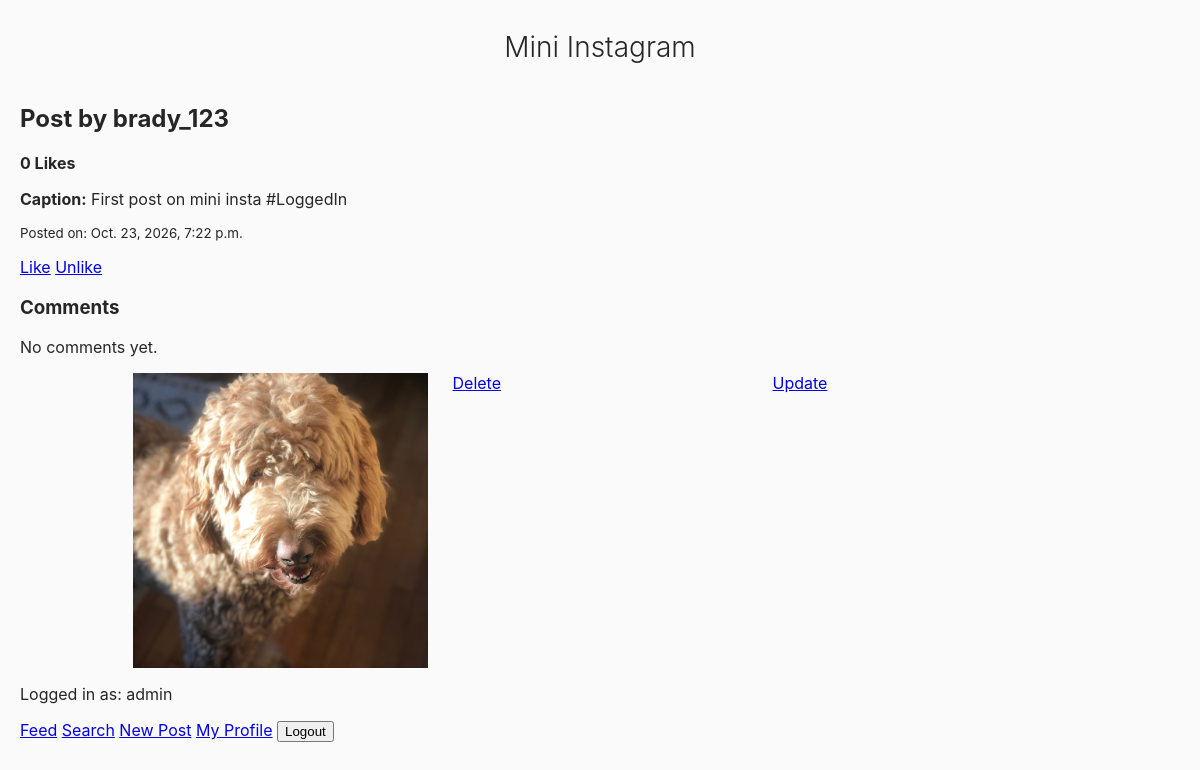
The page /mini_insta/post/4 (signed in) on the database its author committed.
### mini_insta/models.py (models this page shows, shortened)
class Post(models.Model):
    profile = models.ForeignKey(Profile, on_delete=models.CASCADE)
    caption = models.TextField(blank=False)
    timestamp = models.DateTimeField(auto_now=True)
    def get_all_photos(self):
        photos = Photo.objects.filter(post=self)
        return photos
    def get_all_comments(self):
        return Comment.objects.filter(post=self).order_by('timestamp')
    def get_likes(self):
        return Like.objects.filter(post=self)

class Profile(models.Model):
    username = models.TextField(blank=True)
    display_name = models.TextField(blank=True)
    profile_image_url = models.URLField(blank=True)
    bio_text = models.TextField(blank=True)
    join_date = models.DateTimeField(auto_now=True)
    user = models.ForeignKey(User, on_delete=models.CASCADE)

class Photo(models.Model):
    post = models.ForeignKey(Post, on_delete=models.CASCADE)
    image_url = models.URLField(blank=True)
    timestamp = models.DateTimeField(auto_now=True)
    image_file = models.ImageField(blank=True)
    timestamp = models.DateTimeField(auto_now=True)
    def get_image_url(self):
         if self.image_url:
              return self.image_url
         elif self.image_file:
              return self.image_file.url
         return None

### mini_insta/views.py (the view)
# urls.py: path('post/<int:pk>', PostDetailView.as_view(), name='post_detail'),
class PostDetailView(DetailView):
    model = Post
    template_name = "mini_insta/show_post.html"
    context_object_name = "post"

### mini_insta/templates/mini_insta/show_post.html
{% extends 'mini_insta/base.html' %}
{% block content %}
<div class="post-info">
    <h2>Post by {{ post.profile.username }}</h2>
    <p><strong>{{ post.get_likes.count }} Likes</strong></p>
    <p><strong>Caption:</strong> {{ post.caption }}</p>
    <p><small>Posted on: {{ post.timestamp }}</small></p>
    {% if request.user.is_authenticated and request.user != post.profile.user %}
    <div >
        <a href="{% url 'like' post.pk %}">Like</a>
        <a href="{% url 'delete_like' post.pk %}">Unlike</a>
    </div>
{% endif %}
    <div>
        <h3>Comments</h3>
        {% for comment in post.get_all_comments %}
            <div>
                <strong><a href="{% url 'profile' comment.profile.pk %}">{{ comment.profile.username }}</a></strong>:
                {{ comment.text }}
                <br>
                <small>{{ comment.timestamp }}</small>
            </div>
        {% empty %}
            <p>No comments yet.</p>
        {% endfor %}
    </div>
</div>
<main class="grid-container">
    {% for photo in post.get_all_photos %}
        <div>
            <img src="{{ photo.get_image_url }}" alt="Image for post {{ post.pk }}">
        </div>
    {% empty %}
        <div>
            <img src="https://via.placeholder.com/300?text=No+Image" alt="No image available">
        </div>
    {% endfor %}
    <a href="{% url 'delete_post' post.pk %}">Delete</a>
    <a href="{% url 'update_post' post.pk %}">Update</a>
</main>
{% endblock %}

### mini_insta/templates/mini_insta/base.html (shortened to what this page needs)
{% load static %}
<html>
    <head>
        <link rel="stylesheet" href="{% static 'mini_insta_style.css' %}">
    </head>
    <body>
        <header>
            <h1>Mini Instagram</h1>
        </header>
    {% block content %}
    {% endblock %}
    <footer>
        {% if request.user.is_authenticated %}
        <p>Logged in as: {{ request.user.username }}</p>
        <a href="{% url 'show_feed' %}">Feed</a>
        <a href="{% url 'search' %}">Search</a>
        <a href="{% url 'create_post' %}">New Post</a>
        <a href="{% url 'profile' %}">My Profile</a>
        <form action="{% url 'logout' %}" method="POST" style="display: inline;">
        <button type="submit">Logout</button>
        </form>
        {% else %}
        <p>Not logged in</p>
        <a href="{% url 'show_all' %}">Home</a>
        <a href="{% url 'login' %}">Log In</a>
        <a href="{% url 'create_profile' %}">Register</a>
        {% endif %}
    </footer>
    </body>
</html>

### static/mini_insta_style.css (style rules this page uses)
body { font-family: -apple-system, BlinkMacSystemFont, "Segoe UI", Roboto, Helvetica, Arial, sans-serif; background-color: #fafafa; color: #262626; margin: 0; padding: 30px 20px; }
h1 { text-align: center; font-weight: 300; margin-bottom: 40px; font-size: 28px; }
.grid-container { display: grid; grid-template-columns: repeat(auto-fill, minmax(220px, 1fr)); gap: 25px; max-width: 935px; margin: 0 auto; }
.grid-container img { width: 100%; aspect-ratio: 1 / 1; object-fit: cover; display: block; }

### rows shown on the page
Post: profile.username "brady_123", get_likes.count "0", caption "First post on mini insta #LoggedIn", timestamp "Oct. 23, 2026, 7:22 p.m."
Photo: get_image_url (picture)

### other values the page prints
{{ request.user.username }} "admin"
